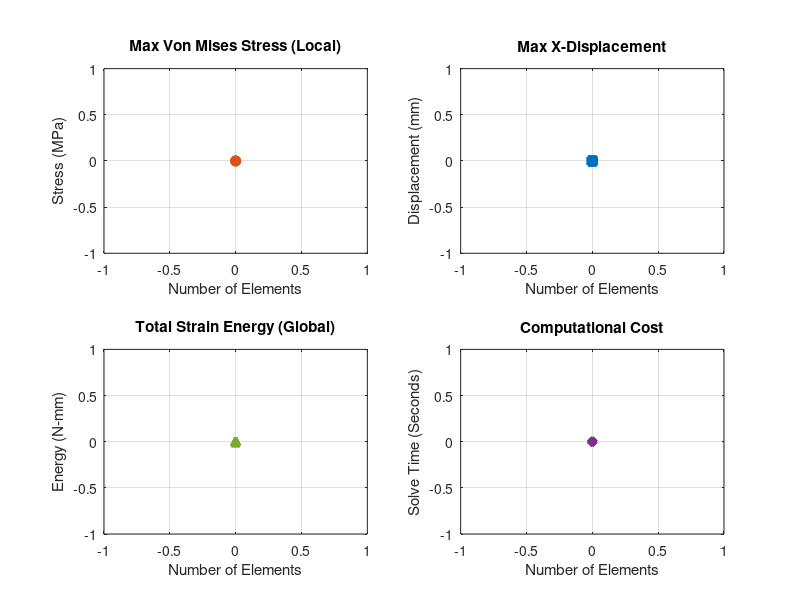

The MATLAB script that drew this image:
% === grid_convergence_study.m ===
clear; clc; close all;

disp('Starting Grid Convergence Study...');

% 1. Define the subfolder and the mesh files to test
mesh_folder = 'grid convergence'; 

mesh_files = {
    fullfile(mesh_folder, 'mesh_coarse'), ...
    fullfile(mesh_folder, 'mesh_medium'), ...
    fullfile(mesh_folder, 'mesh_fine'), ...
    fullfile(mesh_folder, 'mesh_ultra')
};

num_studies = length(mesh_files);

% Pre-allocate arrays to store results
results_max_stress = zeros(num_studies, 1);
results_elements = zeros(num_studies, 1);
results_dofs = zeros(num_studies, 1);
results_max_u = zeros(num_studies, 1);
results_energy = zeros(num_studies, 1);
results_time = zeros(num_studies, 1);

% 2. Loop through each mesh and run the solver
for i = 1:num_studies
    current_mesh = mesh_files{i};
    fprintf('\nAnalyzing %s...\n', current_mesh);
    
    try
        % Call the updated solver (false = do not pop up individual plots)
        [max_stress, numElems, totalDOFs, max_u, strain_energy, solve_time] = run_fem_solver(current_mesh, false);
        
        % Store the outputs
        results_max_stress(i) = max_stress;
        results_elements(i) = numElems;
        results_dofs(i) = totalDOFs;
        results_max_u(i) = max_u;
        results_energy(i) = strain_energy;
        results_time(i) = solve_time;
        
        fprintf('  Elements: %d | DOFs: %d\n', numElems, totalDOFs);
        fprintf('  Max Stress: %.2f MPa | Max Disp: %.5f mm\n', max_stress, max_u);
        fprintf('  Strain Energy: %.2f N-mm | Time: %.3f s\n', strain_energy, solve_time);
        
    catch ME
        fprintf('  ERROR reading %s: %s\n', current_mesh, ME.message);
    end
end

% 3. Plot the Comprehensive Convergence Curves
disp('Generating Convergence Curves...');
fig_dashboard = figure('Name', 'Comprehensive Grid Convergence', 'NumberTitle', 'off', 'Position', [100, 100, 1000, 800]);

% Subplot 1: Maximum Stress (Local Convergence)
subplot(2, 2, 1);
plot(results_elements, results_max_stress, '-o', 'LineWidth', 2, 'Color', '#D95319', 'MarkerFaceColor', '#D95319');
title('Max Von Mises Stress (Local)');
xlabel('Number of Elements'); ylabel('Stress (MPa)'); grid on;

% Subplot 2: Maximum Displacement (Kinematic Convergence)
subplot(2, 2, 2);
plot(results_elements, results_max_u, '-s', 'LineWidth', 2, 'Color', '#0072BD', 'MarkerFaceColor', '#0072BD');
title('Max X-Displacement');
xlabel('Number of Elements'); ylabel('Displacement (mm)'); grid on;

% Subplot 3: Total Strain Energy (Global Convergence)
subplot(2, 2, 3);
plot(results_elements, results_energy, '-^', 'LineWidth', 2, 'Color', '#77AC30', 'MarkerFaceColor', '#77AC30');
title('Total Strain Energy (Global)');
xlabel('Number of Elements'); ylabel('Energy (N-mm)'); grid on;

% Subplot 4: Computational Cost
subplot(2, 2, 4);
plot(results_elements, results_time, '-d', 'LineWidth', 2, 'Color', '#7E2F8E', 'MarkerFaceColor', '#7E2F8E');
title('Computational Cost');
xlabel('Number of Elements'); ylabel('Solve Time (Seconds)'); grid on;

% Save the dashboard figure automatically to the grid convergence folder
dashboard_path = fullfile(mesh_folder, 'convergence_dashboard.png');
exportgraphics(fig_dashboard, dashboard_path, 'Resolution', 300);

disp('Convergence Study Complete! Dashboard saved.');
